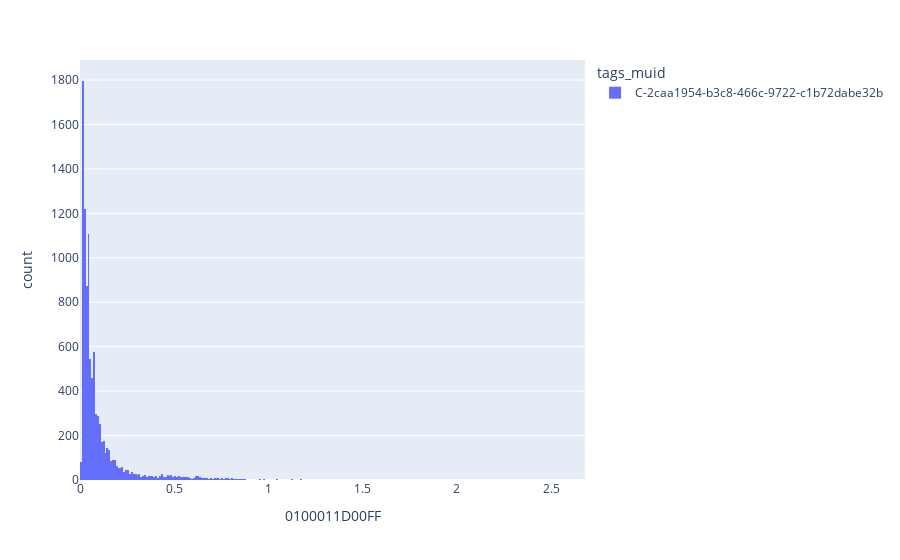

Source (notebook cell):
### Code cell
fig = px.histogram(df, x="0100011D00FF", color="tags_muid", hover_data=df.columns)
fig.show()

### Figure 1 — Plotly figure (JSON) as saved in the notebook; plotly's stock layout.template omitted (floating-point values rounded to 4 significant figures; data arrays with more than 128 entries replaced by an {"elided": "..."} marker saying what was removed)
{"data": [{"alignmentgroup": "True", "bingroup": "x", "hovertemplate": "tags_muid=C-2caa1954-b3c8-466c-9722-c1b72dabe32b<br>0100011D00FF=%{x}<br>count=%{y}<extra></extra>", "legendgroup": "C-2caa1954-b3c8-466c-9722-c1b72dabe32b", "marker": {"color": "#636efa", "pattern": {"shape": ""}}, "name": "C-2caa1954-b3c8-466c-9722-c1b72dabe32b", "offsetgroup": "C-2caa1954-b3c8-466c-9722-c1b72dabe32b", "orientation": "v", "showlegend": true, "type": "histogram", "x": {"elided": "9781 float values"}, "xaxis": "x", "yaxis": "y"}], "layout": {"barmode": "relative", "legend": {"title": {"text": "tags_muid"}, "tracegroupgap": 0}, "margin": {"t": 60}, "xaxis": {"anchor": "y", "domain": [0, 1], "title": {"text": "0100011D00FF"}}, "yaxis": {"anchor": "x", "domain": [0, 1], "title": {"text": "count"}}}}
